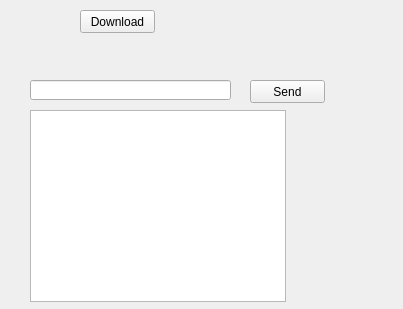
<?xml version="1.0" encoding="UTF-8"?>
<ui version="4.0">
 <class>JLWidget</class>
 <widget class="QWidget" name="JLWidget">
  <property name="geometry">
   <rect>
    <x>0</x>
    <y>0</y>
    <width>403</width>
    <height>309</height>
   </rect>
  </property>
  <property name="windowTitle">
   <string>JLWidget</string>
  </property>
  <widget class="QPushButton" name="pushButton">
   <property name="geometry">
    <rect>
     <x>250</x>
     <y>80</y>
     <width>75</width>
     <height>23</height>
    </rect>
   </property>
   <property name="text">
    <string>Send</string>
   </property>
  </widget>
  <widget class="QPushButton" name="pushButton_2">
   <property name="geometry">
    <rect>
     <x>80</x>
     <y>10</y>
     <width>75</width>
     <height>23</height>
    </rect>
   </property>
   <property name="text">
    <string>Download</string>
   </property>
  </widget>
  <widget class="QLineEdit" name="SendlineEdit">
   <property name="geometry">
    <rect>
     <x>30</x>
     <y>80</y>
     <width>201</width>
     <height>20</height>
    </rect>
   </property>
  </widget>
  <widget class="QTextBrowser" name="SendtextBrowser">
   <property name="geometry">
    <rect>
     <x>30</x>
     <y>110</y>
     <width>256</width>
     <height>192</height>
    </rect>
   </property>
  </widget>
 </widget>
 <layoutdefault spacing="6" margin="11"/>
 <resources/>
 <connections/>
</ui>
